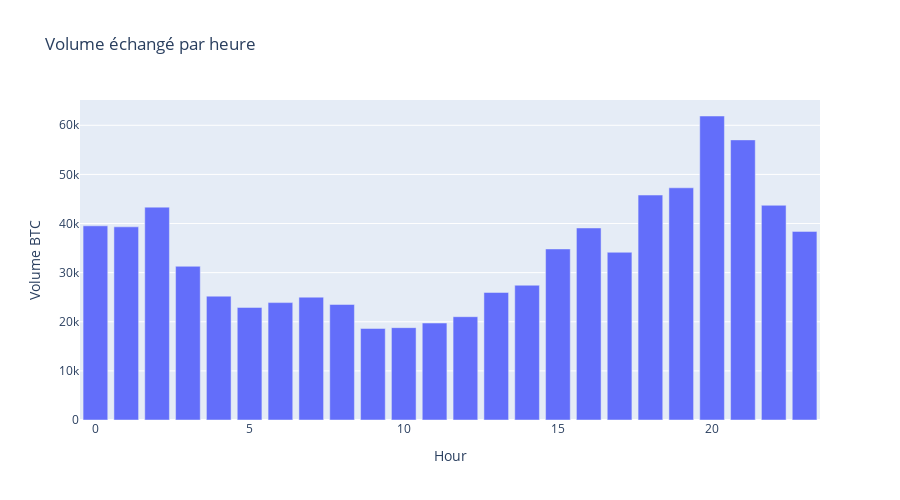

The notebook cell saved with this chart:
### Markdown cell above
####  Extra - Propose your analysis



<p align="justify">
<font size="3">
Think about a new analysis on this set of data to run on your data and run it showing a graph
</font>
</p>

### Code cell
#'''############## WRITE YOUR ANSWER HERE ##############'''

#Dans cette analyse, on cherche à comprendre à quels moments de la journée le volume de Bitcoin échangé est le plus élevé.
# année 2024

import datetime as dt
import plotly.express as px

# Définir le début et la fin de l’année
beg = dt.datetime(2024, 1, 1)
end = dt.datetime(2025, 1, 1)

df_spark_filtered = df_spark.filter((col("Date_Time") >= beg) & (col("Date_Time") < end))

# Convertir en pandas
dfp = df_spark_filtered.toPandas()

dfp["Date_Time"] = pa.to_datetime(dfp["Date_Time"])

# Extraire l'heure pour regrouper par heure de la journée
dfp["Hour"] = dfp["Date_Time"].dt.hour

# Regrouper par heure et sommer les volumes
volume_per_hour = dfp.groupby("Hour")["Volume_BTC"].sum().reset_index()

# Affichage du volume par heure
fig = px.bar(volume_per_hour, x="Hour", y="Volume_BTC", title="Volume échangé par heure", labels={"Volume_BTC": "Volume BTC"})
fig.update_layout(height=500)
fig.show()

#'''############## END OF THE EXERCISE ##############'''

### Figure 1 — Plotly figure (JSON) as saved in the notebook; plotly's stock layout.template omitted (floating-point values rounded to 4 significant figures)
{"data": [{"hovertemplate": "Hour=%{x}<br>Volume BTC=%{y}<extra></extra>", "legendgroup": "", "marker": {"color": "#636efa", "pattern": {"shape": ""}}, "name": "", "orientation": "v", "showlegend": false, "textposition": "auto", "type": "bar", "x": [0, 1, 2, 3, 4, 5, 6, 7, 8, 9, 10, 11, 12, 13, 14, 15, 16, 17, 18, 19, 20, 21, 22, 23], "xaxis": "x", "y": [39530.0, 39330.0, 43340.0, 31290.0, 25210.0, 22920.0, 23900.0, 25010.0, 23520.0, 18630.0, 18800.0, 19740.0, 21030.0, 25970.0, 27440.0, 34830.0, 39090.0, 34150.0, 45800.0, 47270.0, 61890.0, 57030.0, 43710.0, 38400.0], "yaxis": "y"}], "layout": {"barmode": "relative", "height": 500, "legend": {"tracegroupgap": 0}, "title": {"text": "Volume échangé par heure"}, "xaxis": {"anchor": "y", "domain": [0, 1], "title": {"text": "Hour"}}, "yaxis": {"anchor": "x", "domain": [0, 1], "title": {"text": "Volume BTC"}}}}
